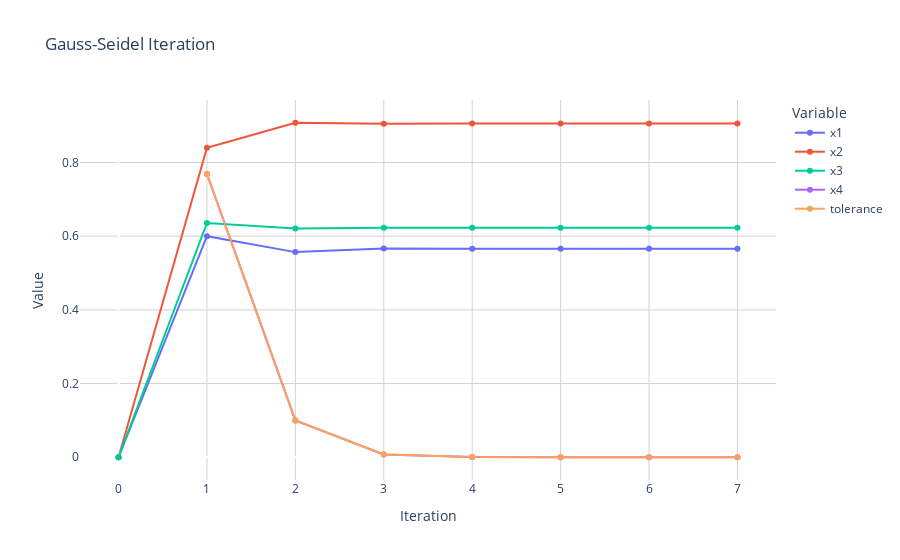

Notebook code cell kept with this figure:
### Code cell
import numpy as np
import pandas as pd
import plotly.graph_objects as go

def gauss_seidel(A, b, x0, tol=1e-6, max_iter=1000):
    """
    Perform stepwise implementation of Gauss-Seidel iteration to solve the linear system Ax = b.
    
    Parameters:
        A (numpy.ndarray): Coefficient matrix of shape (n, n).
        b (numpy.ndarray): Right-hand side vector of shape (n,).
        x0 (numpy.ndarray): Initial guess for the solution, shape (n,).
        tol (float): Tolerance for convergence (default 1e-6).
        max_iter (int): Maximum number of iterations (default 1000).
        
    Returns:
        pandas.DataFrame: DataFrame containing iteration number, solution values, and tolerance.
    """
    n = len(b)
    x = x0.copy()  # Initialize x with initial guess
    
    iterations_data = []  # List to store iteration data
    
    # Add iteration 0 with x0 values
    iteration_values = {"itr": 0}  
    for i in range(n):
        iteration_values[f"x{i+1}"] = round(x[i], 4)  # Store x0 values
    iteration_values["tol"] = np.inf  # Initial tolerance is infinity
    iterations_data.append(iteration_values)
    
    # Iterate until convergence or maximum iterations reached
    for k in range(max_iter):
        iteration_values = {"itr": k + 1}  # Dictionary to store iteration values
        for i in range(n):
            sigma = 0
            for j in range(n):
                if j != i:
                    sigma += A[i, j] * x[j]
            x[i] = (b[i] - sigma) / A[i, i]
            iteration_values[f"x{i+1}"] = round(x[i], 4)  # Store x values for this iteration
        
        # Calculate tolerance
        if k == 0:
            tolerance = np.linalg.norm(np.dot(A, x) - b, 2)  # Use initial guess for tolerance calculation
        else:
            tolerance = np.linalg.norm(np.dot(A, x) - b, 2)  # Use current iteration values for tolerance calculation
            
        iteration_values["tol"] = round(tolerance, 6)  # Store tolerance value for this iteration
        iterations_data.append(iteration_values)  # Append iteration data
        
        # Check for convergence
        if tolerance < tol:
            break  # Convergence condition reached
    
    # Convert iteration data to DataFrame
    df = pd.DataFrame(iterations_data)
    return df

# Example usage
A = np.array([[10, -1, 2], 
              [1, 10, -1], 
              [-2, 1, 10]], dtype=float)
b = np.array([6, 9, 6], dtype=float)
x0 = np.zeros_like(b)

iterations_df = gauss_seidel(A, b, x0)
print(iterations_df)

# Plotting with Plotly
fig = go.Figure()

# Plot each variable over iterations
for i in range(len(iterations_df.columns) - 1):  # Skip 'itr' and 'tol' columns
    fig.add_trace(go.Scatter(x=iterations_df["itr"], y=iterations_df.iloc[:, i+1], mode='lines+markers', name=f'x{i+1}'))

fig.add_trace(go.Scatter(x=iterations_df["itr"], y=iterations_df["tol"], mode='lines+markers', name='tolerance'))

fig.update_layout(title='Gauss-Seidel Iteration',
                  xaxis_title='Iteration',
                  yaxis_title='Value',
                  legend_title='Variable',
                  plot_bgcolor='white',
                  xaxis=dict(showgrid=True, gridcolor='lightgrey'),
                  yaxis=dict(showgrid=True, gridcolor='lightgrey'))

fig.show()

### Figure 1 — Plotly figure (JSON) as saved in the notebook; plotly's stock layout.template omitted (floating-point values rounded to 4 significant figures)
{"data": [{"mode": "lines+markers", "name": "x1", "x": [0, 1, 2, 3, 4, 5, 6, 7], "y": [0.0, 0.6, 0.5568, 0.5667, 0.566, 0.566, 0.566, 0.566], "type": "scatter"}, {"mode": "lines+markers", "name": "x2", "x": [0, 1, 2, 3, 4, 5, 6, 7], "y": [0.0, 0.84, 0.9079, 0.9054, 0.9057, 0.9057, 0.9057, 0.9057], "type": "scatter"}, {"mode": "lines+markers", "name": "x3", "x": [0, 1, 2, 3, 4, 5, 6, 7], "y": [0.0, 0.636, 0.6206, 0.6228, 0.6226, 0.6226, 0.6226, 0.6226], "type": "scatter"}, {"mode": "lines+markers", "name": "x4", "x": [0, 1, 2, 3, 4, 5, 6, 7], "y": [null, 0.7688, 0.09998, 0.007335, 0.000653, 5.5e-05, 5e-06, 0.0], "type": "scatter"}, {"mode": "lines+markers", "name": "tolerance", "x": [0, 1, 2, 3, 4, 5, 6, 7], "y": [null, 0.7688, 0.09998, 0.007335, 0.000653, 5.5e-05, 5e-06, 0.0], "type": "scatter"}], "layout": {"xaxis": {"title": {"text": "Iteration"}, "showgrid": true, "gridcolor": "lightgrey"}, "yaxis": {"title": {"text": "Value"}, "showgrid": true, "gridcolor": "lightgrey"}, "title": {"text": "Gauss-Seidel Iteration"}, "legend": {"title": {"text": "Variable"}}, "plot_bgcolor": "white"}}
